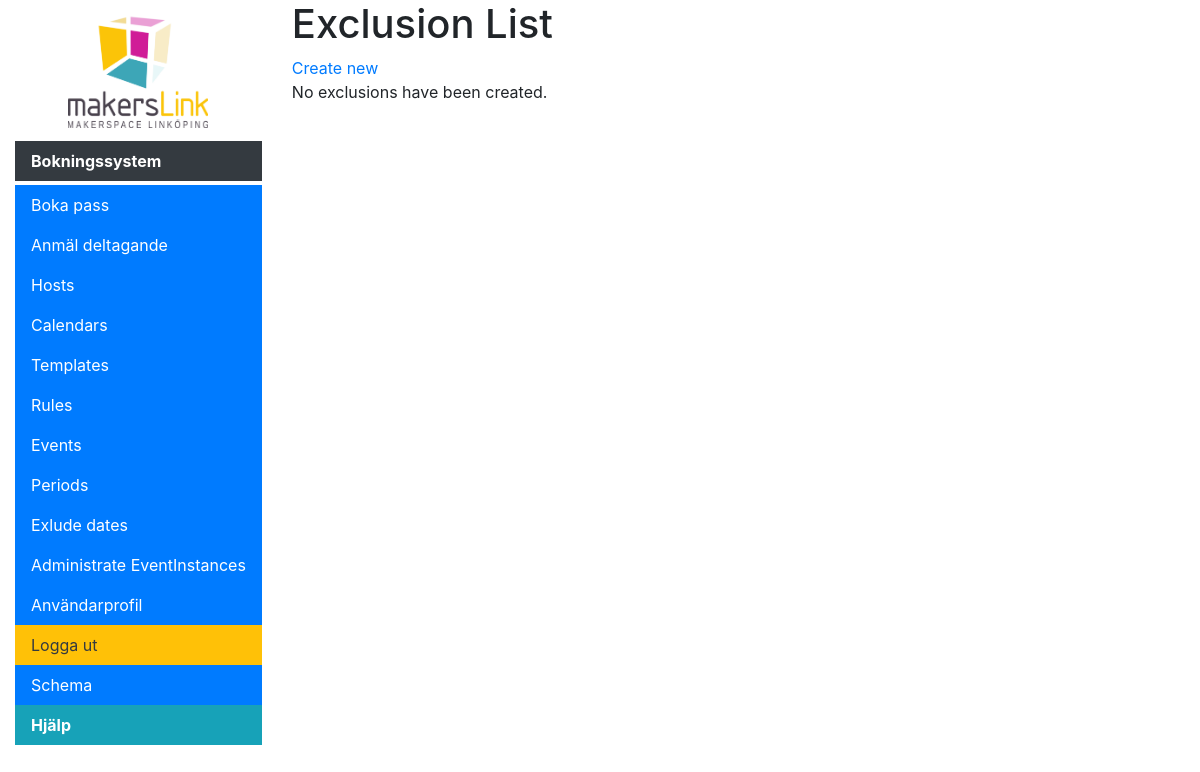
Before: /scheduler/ruleexclusions (signed in) with the older database file.
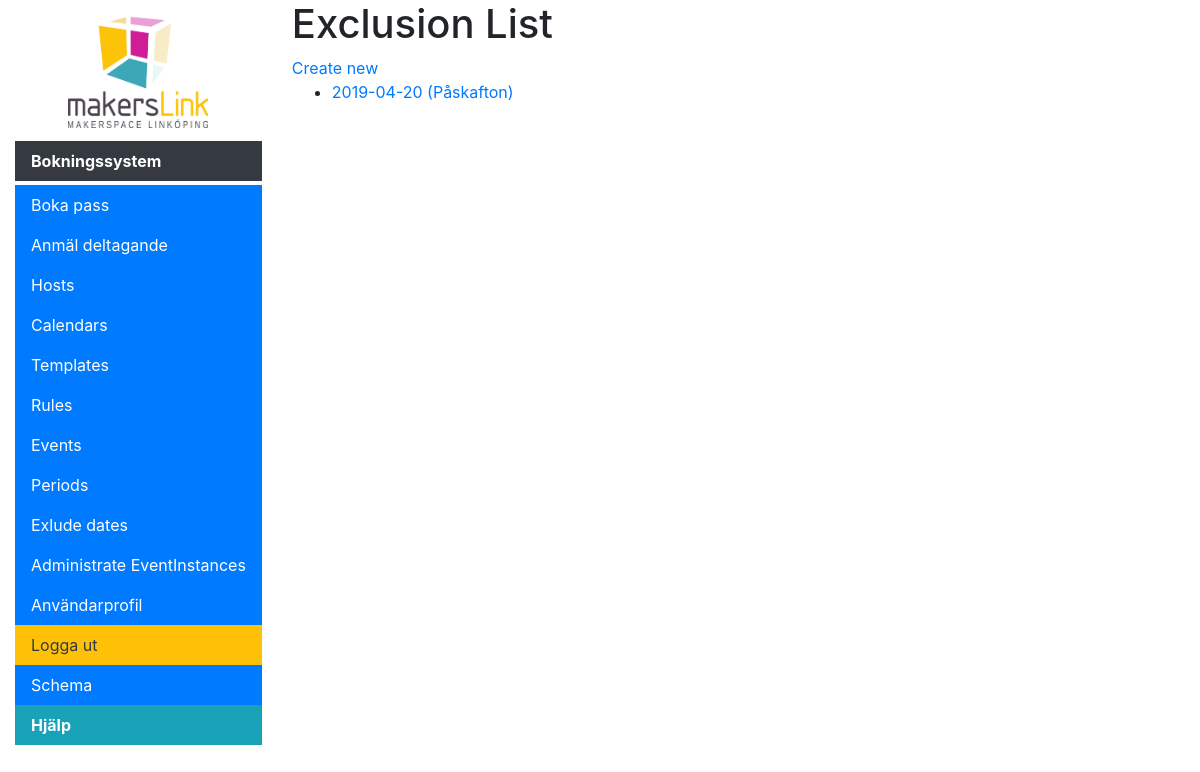
After: the same page with the newer database file.
### scheduler/models.py (models this page shows, shortened)
class SchedulingRuleExclusion(models.Model):
    excluded_date = models.DateField(help_text="Date to exclude", db_index=True)
    description = models.TextField()
    @property
    def name(self):
        return '{} ({})'.format(self.excluded_date.strftime("%Y-%m-%d"), self.description)
    class Meta:
        ordering = ["excluded_date"]
    def get_absolute_url(self):
        return reverse('ruleexclusion-detail', args=[str(self.id)])

### scheduler/views.py (the view)
# urls.py: path('ruleexclusions', views.SchedulingRuleExclusionListView.as_view(), name='ruleexclusions'),
class SchedulingRuleExclusionListView(UserIsStaffMixin, generic.ListView):
    model = SchedulingRuleExclusion

### scheduler/context_processors.py (called while the page is built)
def extra_menu_processor(request):
    extra = {}
    if hasattr(settings, "MENU_TITLE"):
    	extra['menu_title'] = settings.MENU_TITLE
    if hasattr(settings, "LOGO"):
        extra['logo'] = settings.LOGO
    if hasattr(settings, "MENU_EXTRA"):
        extra['menu_extra'] = settings.MENU_EXTRA
    return extra

### scheduler/views.py (called while the page is built)
    def test_func(self):
        return self.request.user.is_staff

### scheduler/templates/scheduler/schedulingruleexclusion_list.html (shortened to what this page needs)
{% extends "base_generic.html" %}
{% block content %}
    <h1>Exclusion List</h1>
    <a href="{% url 'ruleexclusion-create' %}">Create new</a>
    {% if schedulingruleexclusion_list %}
    <ul>
      {% for exclusion in schedulingruleexclusion_list %}
      <li>
        <a href="{{ exclusion.get_absolute_url }}">{{ exclusion.name }}</a>
      </li>
      {% endfor %}
    </ul>
    {% else %}
      <p>No exclusions have been created.</p>
    {% endif %}
{% endblock %}

Changed rows visible on the page:
added SchedulingRuleExclusion: name "2019-04-20 (Påskafton)"
Other visible differences:
text no longer shown: "No exclusions have been created."
